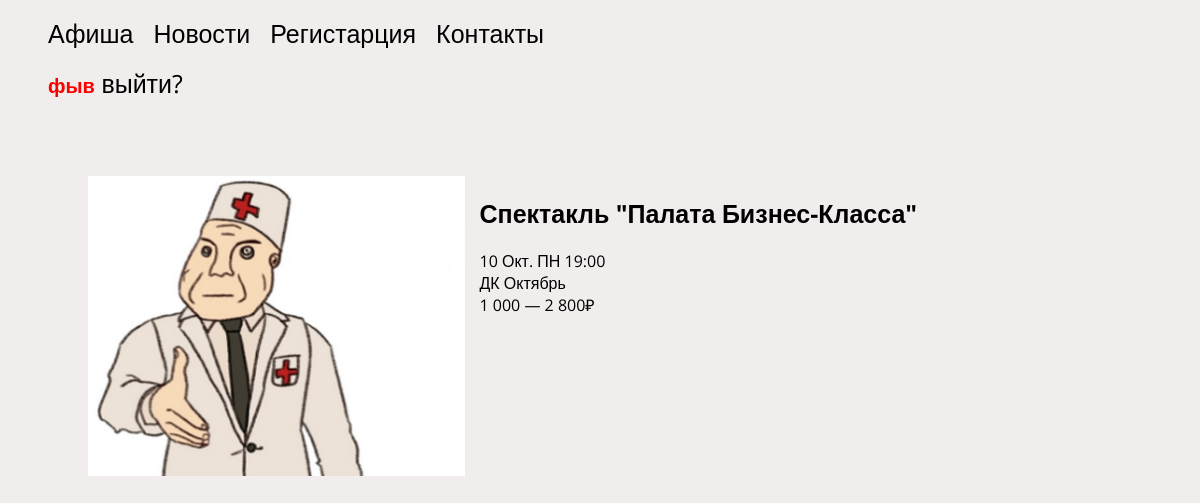
Page /theatre.php?posterid=2 (signed in) on the committed database.
### tables this page shows
CREATE TABLE `user` (
  `id` int NOT NULL,
  `login` varchar(255) NOT NULL,
  `password` varchar(255) NOT NULL
);

CREATE TABLE `poster` (
  `id` int NOT NULL,
  `img` varchar(255) NOT NULL,
  `name` varchar(255) NOT NULL,
  `date` varchar(255) NOT NULL,
  `place` varchar(255) NOT NULL,
  `price` varchar(255) NOT NULL
);

### theatre.php (the view, shortened to what this page needs)
<?php include 'connect.php' ?>
<!DOCTYPE html>
<html lang="ru">
<head>
    <link rel="stylesheet" href="/style/style.css">
</head>
<body>
    <header class="header">
        <div class="header-container ">
            <nav class="header-nav">
                <ul class="menu flex">
                    <li>
                        <a href="index.php" class="header-link">Афиша</a>
                    </li>
                    <li>
                        <a href="#">Новости</a>
                    <li>
                        <a href="reg.php">Регистарция</a>
                    </li>
                    </li>
                    <li>
                        <a href="#">Контакты</a>
                    </li>
                </ul>
                <?php
                echo "<ul class='header-cabinet'>";
                if (isset($_SESSION["userid"])) {
                    $currentID = $_SESSION["userid"];
                    $loginSelect = "SELECT login FROM `user` WHERE id = '$currentID'";
                    $loginResult = mysqli_query($conn, $loginSelect);
                    $loginFetch = mysqli_fetch_array($loginResult);
                    echo "<span class ='nameclass'>" . $loginFetch['login'] . "</span>";
                    echo "<a href='exit.php'>" . " выйти?" . "</a>";
                } else {
                    echo "<a href='auth.php'>" . "Авторизация" . "</a>";
                }
                echo "</ul>"
                ?>
            </nav>
        </div>
    </header>
    <main class="main">
        <section class="section concert-about concert-about__section">
            <div class="container concert-about__container">
                <?php
                $poster = $_GET['posterid'];
                $posterIDSelect = "SELECT * FROM `poster` WHERE id = '$poster'";
                $posterIDSelectResult = mysqli_query($conn, $posterIDSelect);
                foreach ($posterIDSelectResult as $posterIDRow) {
                    echo "<div class='concert-about__wrapper'>";
                    echo "<img src='img/" . $posterIDRow['img'] . "' class='concert__image alt=''>";
                    echo "<div class='concert-about__content__wrapper'>";
                    echo "<h2 class='about__header'>" .
                        "<a href='index.php?name=' class='about__link'>" . $posterIDRow['name'] . "</a>" .
                        "</h2>";
                    echo "<span class='concert-about__span'>" . "$posterIDRow[date]" . "</span>";
                    echo "<span class='concert-about__span'>" . "$posterIDRow[place]" . "</span>";
                    echo "<span class='concert-about__span'>" . "$posterIDRow[price]" . "</span>";
                    echo "</div>";
                }
                ?>
            </div>
        </section>
    </main>
</body>
</html>

### style/style.css (style rules this page uses)
html { box-sizing: border-box; }
a { align-items: center; text-decoration: none; color: black; font-size: 25px; padding-right: 20px; }
body { background-color: rgb(241, 237, 237); font-family: 'Open Sans', sans-serif; }
.header { padding-bottom: 10px; }
.flex { display: flex; }
.container { padding: 0 15px; margin: 0 auto; max-width: 1024px; }
ul { list-style: none; }
.nameclass { font-family: 'Open Sans', sans-serif; color: red; font-size: 20px; font-weight: 600; }
img { max-width: 100%; }
.concert__image { max-height: 300px; }
.concert-about__wrapper { display: flex; flex-direction: row; margin-bottom: 20px; }
.concert-about__container { padding-top: 50px; }
.concert-about__content__wrapper { display: flex; flex-direction: column; align-content: center; padding: 0 15px; }

### rows in the picture
user: login "фыв"
poster: img (picture), name "Спектакль \"Палата Бизнес-Класса\"", date "10 Окт. ПН 19:00", place "ДК Октябрь", price "1 000 — 2 800₽"
